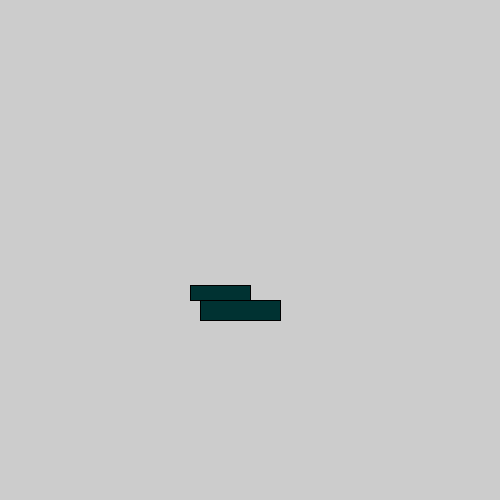
Frame 1 (no input)
Frame 60 (the mouse pressed at the canvas centre just before this capture): identical to frame 1, image omitted
Frame 120 (the mouse held since frame 60 and released just before this capture): identical to frame 1, image omitted

The Processing sketch that drew this single still picture (run headless with seeded random() and noise(); from frame 60 on, the mouse is pressed at the canvas centre):

// Processing sketch: CAR
// ── CAR.pde
void setup(){
  size(500,500);
}
int x = 200;
void draw(){
  fill(0,50,50);
  rect(x,300,80,20);
  rect(x-10,285,60,15);
  fill(0,0,0);
}
